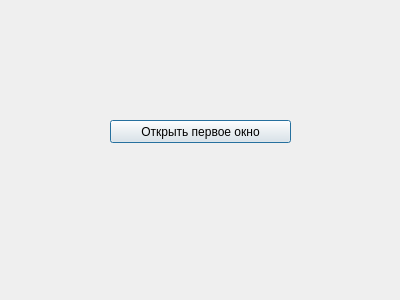
<?xml version="1.0" encoding="UTF-8"?>
<ui version="4.0">
 <class>SecondWindow</class>
 <widget class="QDialog" name="SecondWindow">
  <property name="geometry">
   <rect>
    <x>0</x>
    <y>0</y>
    <width>400</width>
    <height>300</height>
   </rect>
  </property>
  <property name="windowTitle">
   <string>Dialog</string>
  </property>
  <widget class="QPushButton" name="pushButton">
   <property name="geometry">
    <rect>
     <x>110</x>
     <y>120</y>
     <width>181</width>
     <height>23</height>
    </rect>
   </property>
   <property name="text">
    <string>Открыть первое окно</string>
   </property>
  </widget>
 </widget>
 <resources/>
 <connections/>
</ui>
